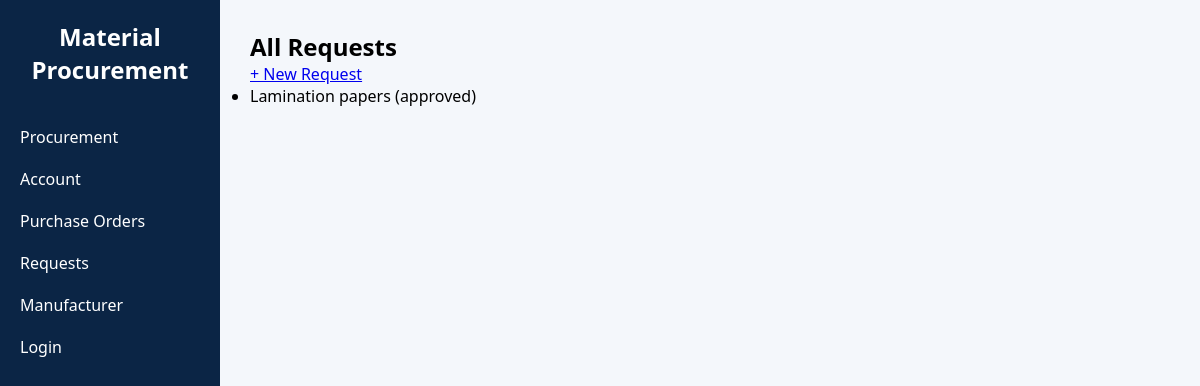
/requests/ (signed in), run on an earlier commit of the app's database.
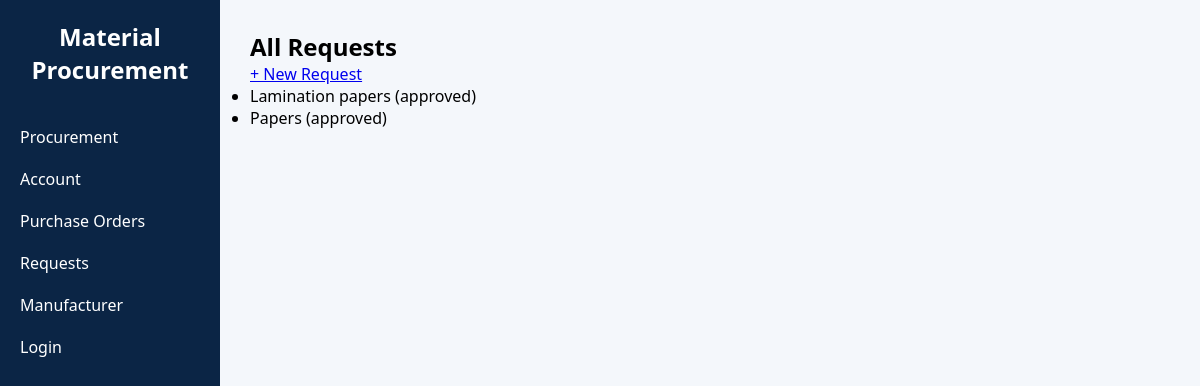
And on a later commit of the database.
### procurement/models.py (models this page shows, shortened)
class Request(models.Model):
    REQUEST_STATUS = [
        ('pending', 'Pending'),
        ('approved', 'Approved'),
        ('rejected', 'Rejected'),
    ]
    item_name = models.CharField(max_length=100)
    quantity = models.PositiveIntegerField()
    requester = models.ForeignKey(User, on_delete=models.CASCADE)
    status = models.CharField(max_length=10, choices=REQUEST_STATUS, default='pending')
    date_requested = models.DateField(auto_now_add=True)
    class Meta:
        verbose_name = "Material Request"
        verbose_name_plural = "Material Requests"

### procurement/views.py (the view)
# urls.py: path('requests/', request_list, name='request_list'),
@login_required
def request_list(request):
    requests = Request.objects.all()
    return render(request, 'requests.html', {'requests': requests})

### procurement/templates/requests.html (shortened to what this page needs)
{% extends 'base.html' %}
{% block content %}
  <h2>All Requests</h2>
  <a href="{% url 'new_request' %}" class="btn">+ New Request</a>
  <ul>
    {% for req in requests %}
      <li>{{ req.item_name }} ({{ req.status }})</li>
    {% empty %}
      <li>No requests available.</li>
    {% endfor %}
  </ul>
{% endblock %}

What changed in the data, as far as the page shows it:
added Request: item_name "Papers", status "approved"
